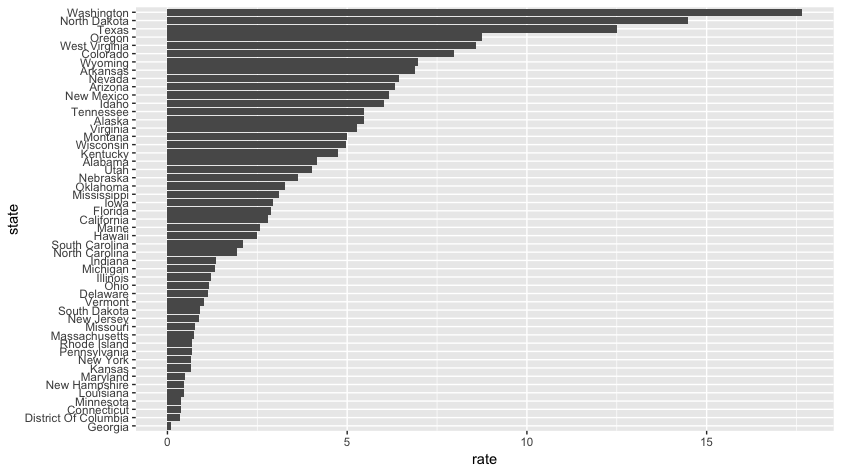

R code for this plot:
library(dplyr)
library(ggplot2)
library(dslabs)
data(us_contagious_diseases)
dat <- us_contagious_diseases %>% filter(year == 1967 & disease=="Measles" & count>0 & !is.na(population)) %>%
  mutate(rate = count / population * 10000 * 52 / weeks_reporting) %>% mutate(state= reorder(state, rate))
dat %>% ggplot(aes(state, rate)) + geom_bar(stat="identity") +
  coord_flip()
